Frame 1 (no input): blank canvas, image omitted
Frame 60 (no input): blank canvas, image omitted
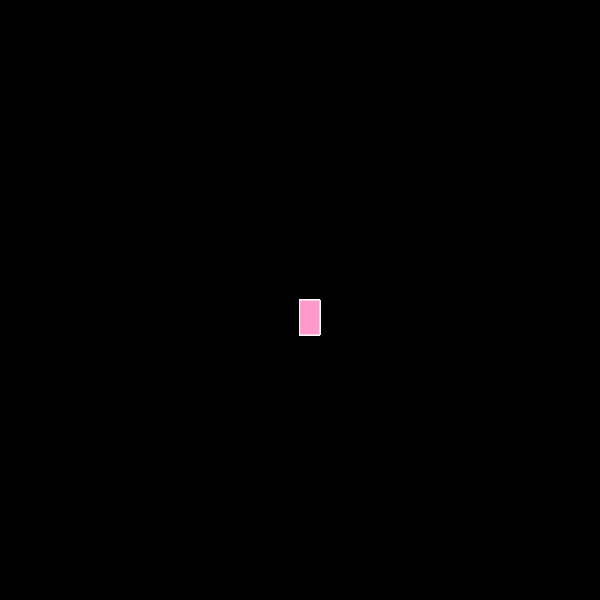
Frame 120 (the mouse pressed at the canvas centre since frame 60)

The p5.js sketch whose frames 1 and 60 were blank and that drew this single picture after the mouse press (run headless with seeded random() and noise() and a simulated clock; from frame 60 on, the mouse is pressed at the canvas centre):

// p5.js sketch
// ── sketch.js
function setup() {
    createCanvas(600, 600);
    background("black");
  }
  
  function draw() {
    stroke("white");
    fill(255, 153, 204);
  
    if (mouseIsPressed) {
      rect(mouseX, mouseY, 20, 35);
    }
  }
  
